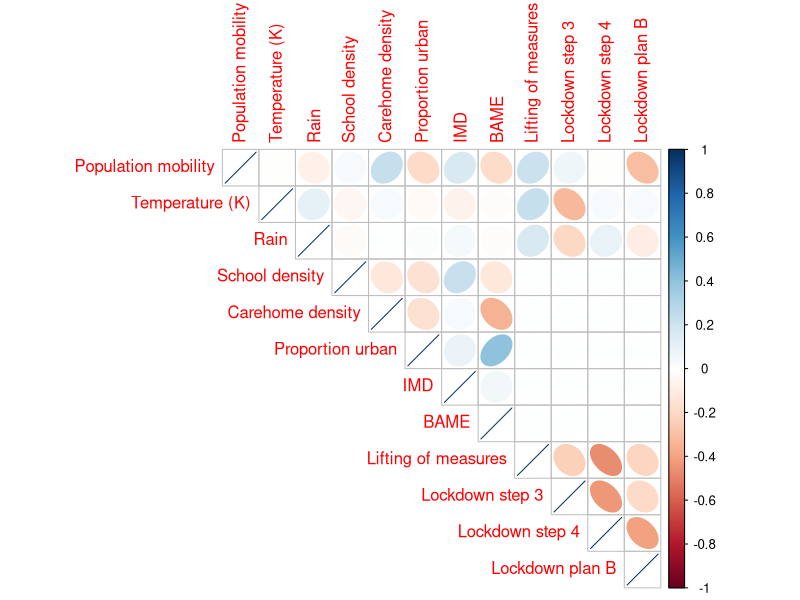
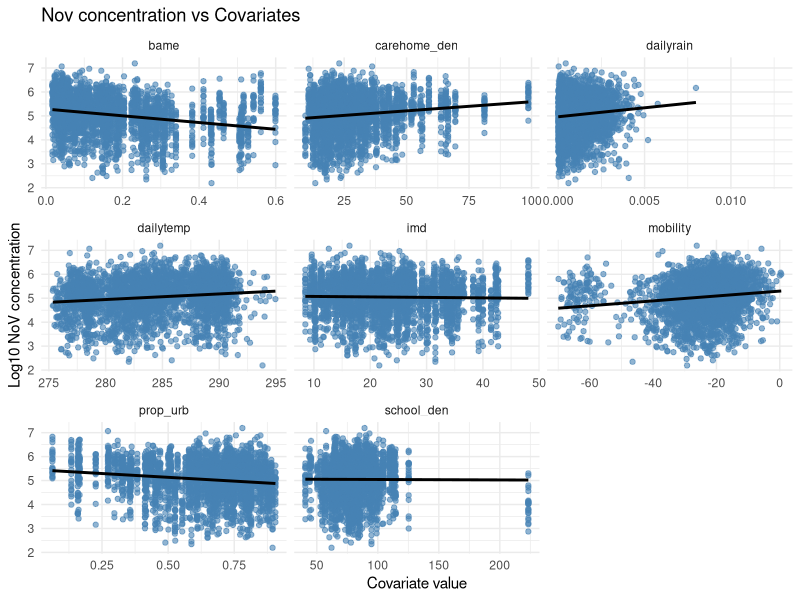

Write R code to recreate these figures, in order.
library(corrplot)
library(tidyverse)
library(ggplot2)

setwd("~/Term3-project")
nov_df<- read.csv("Data/final_df2.csv")

nov_df <- nov_df %>% 
  rename(school_den = weighted_school_density,
         carehome_den = weighted_carehome_density,
         bame = weighted_prop_non_white,
         mobility = weighted_mobility,
         imd = weighted_imd_score,
         dailytemp = temp_rolling_7day,
         dailyrain = rain_rolling_7day)
  
# select variables for correlation
cor_vars<- nov_df %>%
  select(mobility, dailytemp,dailyrain, school_den, carehome_den, prop_urb, imd, bame,
         lockdown_lifting, lockdown_step3, lockdown_step4, lockdown_planB)
cor_vars$mobility<- as.numeric(cor_vars$mobility)
#=================================================== 
### Correlation matrix
#===================================================
# Format column names
colnames(cor_vars)<- c("Population mobility", "Temperature (K)","Rain", "School density", "Carehome density", "Proportion urban", 
                       "IMD", "BAME","Lifting of measures", "Lockdown step 3", "Lockdown step 4", "Lockdown plan B")

M= cor(cor_vars, method="pearson", use= "complete.obs")
M
# plot
x11()
corrplot<- corrplot(M, method = 'ellipse', type= 'upper')


################################################################################
#scatter plot to explore relationship between nov concentration with each covariates

scatter_vars<- nov_df %>%
  dplyr::select(Log10_NoV_norm, mobility, dailytemp,dailyrain, school_den, carehome_den, prop_urb, imd, bame)

# Pivot to long format
scatter_long <- scatter_vars %>%
  pivot_longer(-Log10_NoV_norm, names_to = "variable", values_to = "value")

scatter_long_clean <- scatter_long %>%
  filter(is.finite(value), is.finite(Log10_NoV_norm))

# Create scatter plots using facet_wrap
x11()
ggplot(scatter_long, aes(x = value, y = Log10_NoV_norm)) +
  geom_point(alpha = 0.6, color = "steelblue") +
  facet_wrap(~ variable, scales = "free_x") +
  geom_smooth(method = "lm", color = "black", se = FALSE) +
  theme_minimal() +
  labs(x = "Covariate value", y = "Log10 NoV concentration", 
       title = "Nov concentration vs Covariates")
